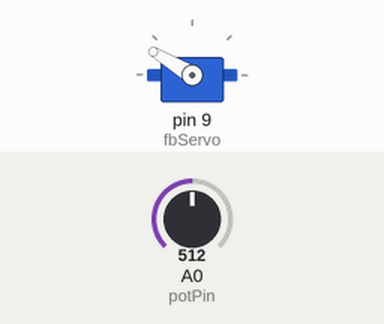
Simulated run of this sketch. Board: Arduino Uno, built with avr-gcc and run on an emulated ATmega328P. On the bench: servo. The inputs (shaded band) are chosen by the test bench; at power-on: A0 (potPin) = 512. Random numbers use the default seed unless the sketch sets one; what the sketch prints to the serial monitor is not drawn.

Above: at 1.7 s.
1.8 s: A0 (potPin) set to 64
At 2.8 s:
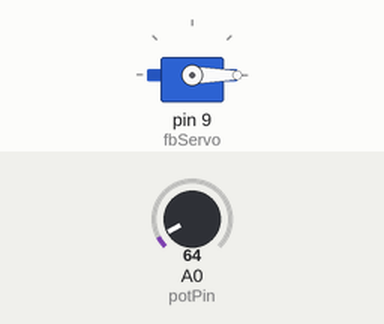
4.8 s: A0 (potPin) set to 55
At 8.1 s:
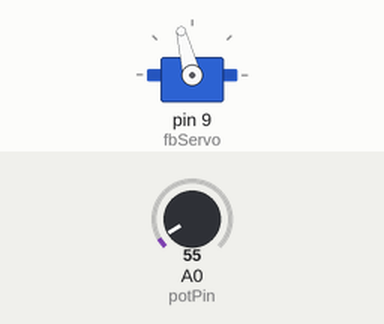
Timing chart, 0 to 9.6 s (numbered marks = the images above; inputs shaded):
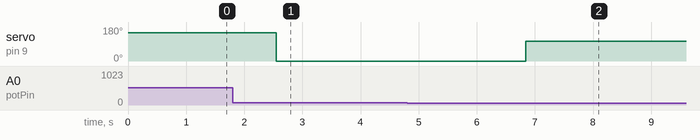

The sketch:

ServoFeedbackTest4.ino
```cpp
/*
ServoFeedbackTest4

The purpose of this code is to demonstrate the use of the feedback signal to report on the
current position of the servo arm as it moves

A random position is chosen for the arm to move to each time, but to make this meaningful, a new
position is always more than 60 degrees away from the previous.

the serial speed is set to 115200
*/

// include the Servo library
#include <Servo.h>

int mapHigh = 606;  // <<<<<<<<<<<<<<<<<<<<< record and update these values for your servo
int mapLow = 50;

void (*resetFunc)(void) = 0;  // reset function

Servo fbServo;  // create a servo object

int const potPin = A0;  // analog pin used to connect the potentiometer
int angle;              // variable to hold the angle for the servo motor
int error = 2;          // error value

void setup() {

  Serial.begin(115200);  // open a serial connection
  delay(50);
  Serial.println("Starting...");

  int v = analogRead(A0);  // read feedback value

  angle = map(v, mapLow, mapHigh, 0, 180);  // map feedback value against arm sweep to provide a startup angle

  fbServo.write(angle);  // write startup angle to servo

  fbServo.attach(9);  // attach the servo on pin 9 to the servo object

  randomSeed(v);

  delay(500);
}

void loop() {
  delay(2000);   //pause to allow observation

  int newangle = 0;

  while (abs(newangle - angle) < 60) { // ensure new angle at least 60 degrees from old
    newangle = random(0, 180);  // set angle to random value 0-180
  }
  Serial.print("New angle:");
  Serial.println(newangle);
  fbServo.write(newangle);

  int v = analogRead(A0);                   // read feedback value
  angle = map(v, mapLow, mapHigh, 0, 180);  // map feedback value against arm sweep to provide current angle

  while (abs(angle - newangle) > error) {
    int v = analogRead(A0);  // read feedback value

    angle = map(v, mapLow, mapHigh, 0, 180);  // map feedback value against arm sweep to provide a current angle
    Serial.print("..");
    Serial.print(angle);
    delay(20);
  }
  Serial.println("");
  Serial.println("Move complete");
}
```

Measured:
- the behaviour switches between 60 and 59 on A0 (potPin) (found by bisection; images 1 and 2)
- after the input at 4.8 s, servo on pin 9 (fbServo): 0° → 104° after 2.0 s
